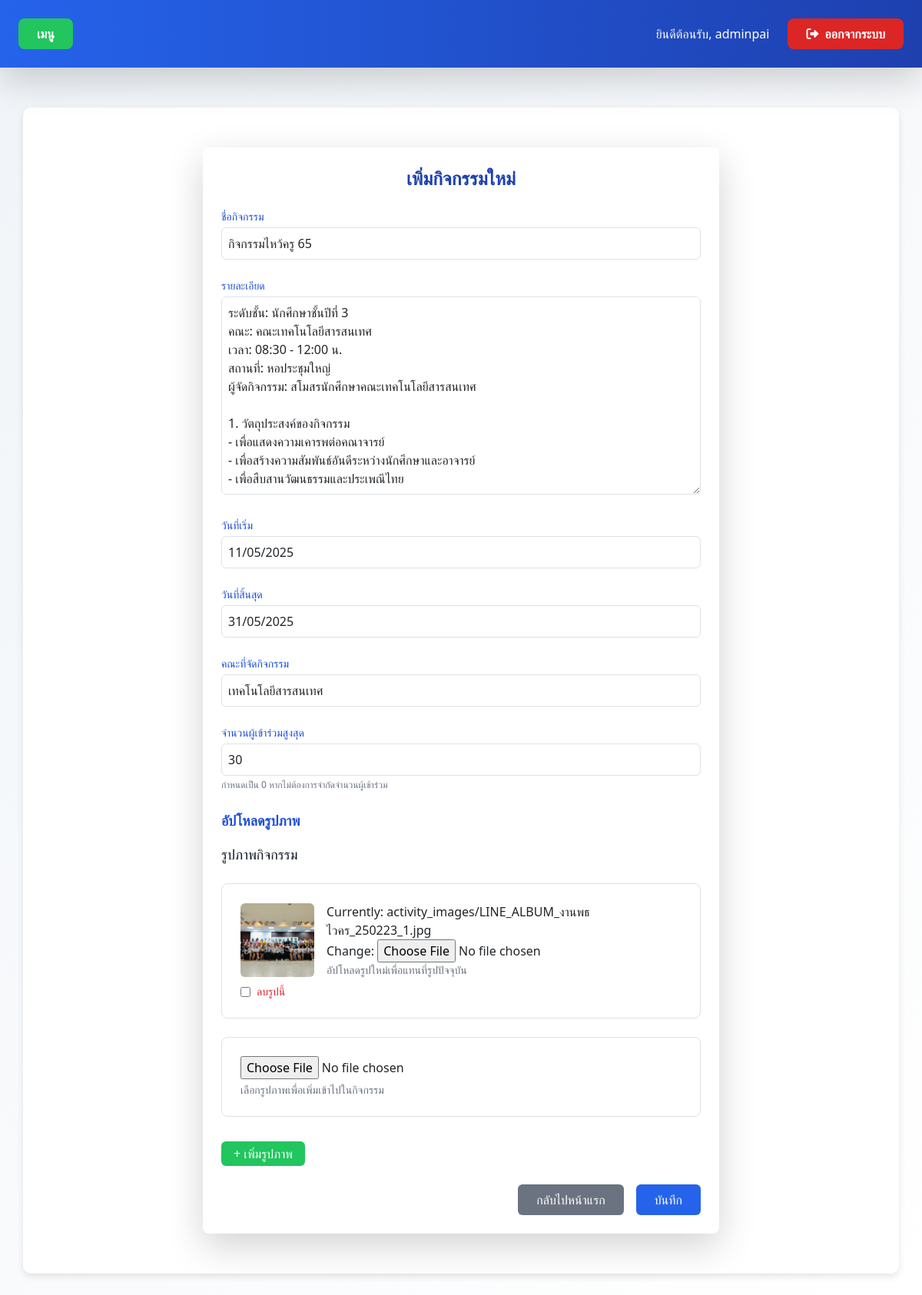
Before: /activity/9/edit/ (signed in) with the older database file.
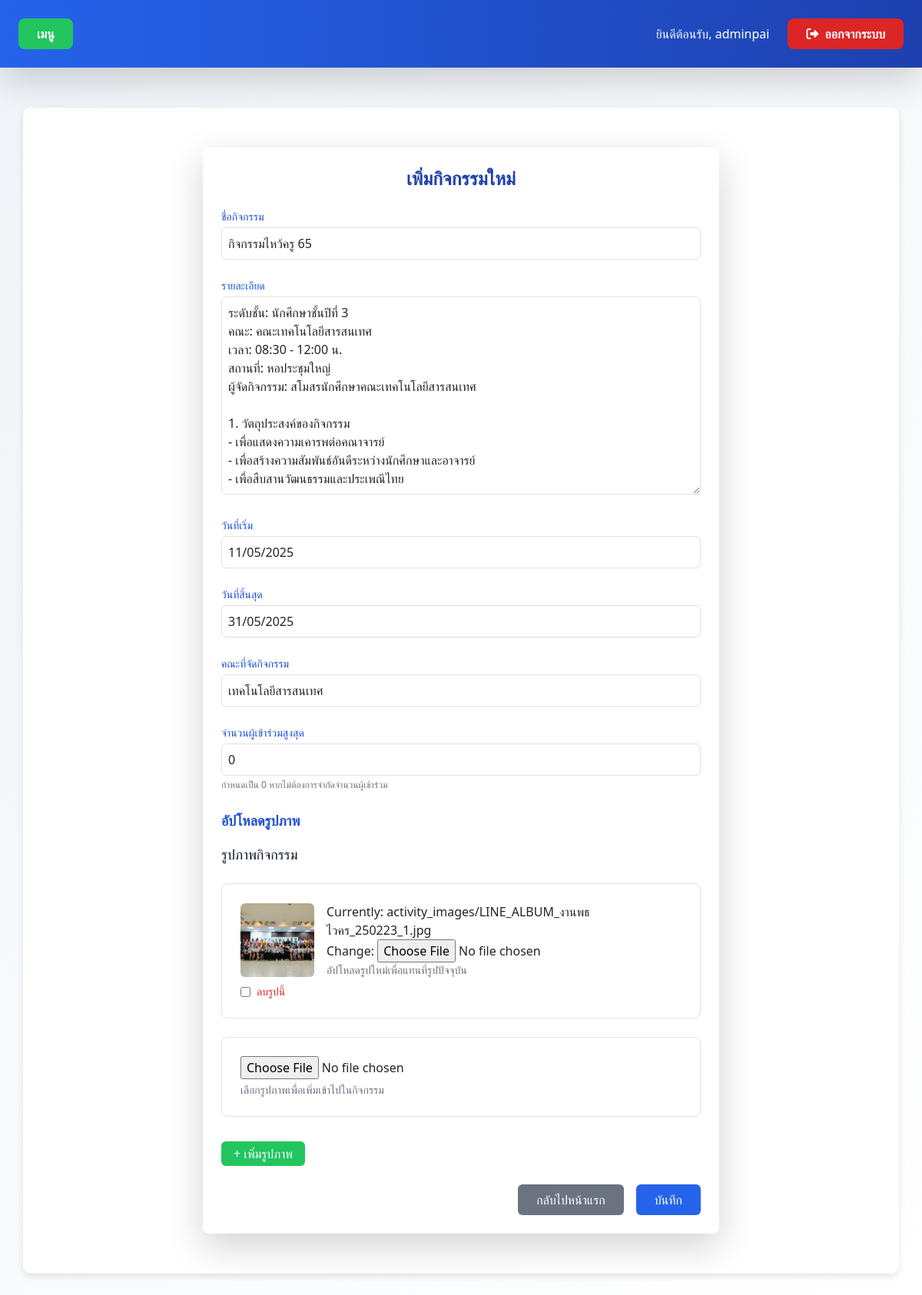
After: the same page with the newer database file.
### myapp/models.py (models this page shows, shortened)
class Activity(models.Model):
    name = models.CharField(
        max_length=255,
        verbose_name='ชื่อกิจกรรม'
    )
    description = models.TextField(
        verbose_name='รายละเอียดกิจกรรม'
    )
    start_date = models.DateField(
        verbose_name='วันที่เริ่มจัดกิจกรรม',
        default=datetime.date.today
    )
    end_date = models.DateField(
        verbose_name='วันที่สิ้นสุดกิจกรรม',
        null=True,  # ยอมให้เป็น NULL
        blank=True  # สามารถทิ้งว่างได้ในฟอร์ม
    )
    created_by = models.ForeignKey(
        CustomUser,
        on_delete=models.CASCADE,
        verbose_name='ผู้สร้างกิจกรรม'
    )
    FACULTY_CHOICES = [
        ('all', 'ทุกคนเข้าร่วมได้'),
        ('CS', 'วิทยาการคอมพิวเตอร์'),
        ('CCS', 'วิทยาศาสตร์เครื่องสำอาง'),
        ('OHS', 'อาชีวอนามัยและความปลอดภัย'),
        ('EHS', 'อนามัยสิ่งแวดล้อมและสาธารณภัย'),
        ('MS', 'วิทยาศาสตร์การแพทย์'),
        ('GS', 'วิทยาศาสตร์ทั่วไป'),
        ('IT', 'เทคโนโลยีสารสนเทศ'),
        ('BIB', 'อุตสาหกรรมชีวภาพเพื่อธุรกิจ'),
        ('CYB', 'ความมั่นคงปลอดภัยไซเบอร์'),
    ]
    faculty = models.CharField(
        max_length=10,
        choices=FACULTY_CHOICES,
        default='all',
        verbose_name='คณะที่จัดกิจกรรม'
    )
    max_participants = models.IntegerField(
        default=0,  # เปลี่ยนจาก 30 เป็น 0 ซึ่งหมายถึงไม่จำกัด
        verbose_name='จำนวนผู้เข้าร่วมสูงสุด',
        help_text='กำหนดเป็น 0 หากไม่ต้องการจำกัดจำนวนผู้เข้าร่วม'
    )
    class Meta:
        verbose_name = 'กิจกรรม'
        verbose_name_plural = 'กิจกรรมทั้งหมด'

### myapp/views.py (the view)
# urls.py: path('activity/<int:activity_id>/edit/', views.edit_activity, name='edit_activity'),  # เพิ่มเส้นทางนี้สำหรับแก้ไขกิจกรรม
@login_required
@user_passes_test(is_admin)
def edit_activity(request, activity_id):
    activity = get_object_or_404(Activity, id=activity_id)
    ImageFormSet = inlineformset_factory(
        Activity,
        ActivityImage,
        fields=('image',),
        extra=1,
        can_delete=True
    )
    if request.method == 'POST':
        activity_form = ActivityForm(request.POST, instance=activity)
        formset = ImageFormSet(request.POST, request.FILES, instance=activity)
        if activity_form.is_valid() and formset.is_valid():
            activity = activity_form.save()
            formset.save()
            messages.success(request, 'แก้ไขกิจกรรมเรียบร้อยแล้ว')
            return redirect('activity_info', activity_id=activity.id)
        else:
            print("ฟอร์มไม่ถูกต้อง:", activity_form.errors, formset.errors)
    else:
        activity_form = ActivityForm(instance=activity)
        formset = ImageFormSet(instance=activity)
    context = {
        'activity_form': activity_form,
        'formset': formset,
        'activity': activity,
        'is_edit': True
    }
    return render(request, 'add_activity.html', context)

### myapp/forms.py
class ActivityForm(forms.ModelForm):
    class Meta:
        model = Activity
        fields = ['name', 'description', 'start_date', 'end_date', 'faculty', 'max_participants']
        widgets = {
            'start_date': AdminDateWidget(),
            'end_date': AdminDateWidget(),
            'faculty': forms.Select(attrs={'class': 'form-control'}),
            'max_participants': forms.NumberInput(attrs={'class': 'form-control', 'min': '0', 'placeholder': 'กำหนด 0 หากไม่จำกัดจำนวน'}),
        }
        labels = {
            'name': 'ชื่อกิจกรรม',
            'description': 'รายละเอียด',
            'start_date': 'วันที่เริ่ม',
            'end_date': 'วันที่สิ้นสุด',
            'faculty': 'คณะที่จัดกิจกรรม',
            'max_participants': 'จำนวนผู้เข้าร่วมสูงสุด',
        }
    def __init__(self, *args, **kwargs):
        super().__init__(*args, **kwargs)
        if self.instance.pk:
            self.fields['description'].required = False

### myapp/views.py (called while the page is built)
def is_admin(user):
    return user.is_superuser or user.is_staff

### templates/add_activity.html (shortened to what this page needs)
{% extends "base.html" %}
{% load static %}
{% load widget_tweaks %}
{% block content %}
<div class="bg-white p-6 rounded-lg shadow-lg w-full max-w-2xl mx-auto my-8">
    <h1 class="text-2xl font-bold text-blue-800 mb-6 text-center">เพิ่มกิจกรรมใหม่</h1>
    <form method="post" enctype="multipart/form-data" class="space-y-6">
        <div class="space-y-4">
            {% for field in activity_form %}
                <div class="mb-4">
                    <label for="{{ field.id_for_label }}" class="block text-sm font-medium text-blue-700 mb-1">{{ field.label }}</label>
                    <div>
                        {{ field|add_class:"w-full p-2 border border-blue-300 rounded-md focus:ring-blue-500 focus:border-blue-500" }}
                        {% if field.help_text %}
                            <p class="text-gray-500 text-xs mt-1">{{ field.help_text }}</p>
                        {% endif %}
                    </div>
                </div>
            {% endfor %}
        </div>
        <div class="space-y-4" id="image-upload-section">
            <h2 class="text-lg font-semibold text-blue-700">อัปโหลดรูปภาพ</h2>
            <h3 class="text-lg font-medium text-gray-900 mb-4">รูปภาพกิจกรรม</h3>
            {% for form in formset.forms %}
                <div class="mb-4 p-4 border rounded-lg">
                    {% if form.instance.pk %}
                        <div class="flex items-center mb-2">
                            <img src="{{ form.instance.image.url }}" class="w-24 h-24 object-cover rounded" alt="Activity Image">
                            <div class="ml-4 flex-grow">
                                {{ form.image }}
                                <p class="text-sm text-gray-500">อัปโหลดรูปใหม่เพื่อแทนที่รูปปัจจุบัน</p>
                            </div>
                        </div>
                        <div class="flex items-center">
                            {{ form.DELETE }}
                            <label for="{{ form.DELETE.id_for_label }}" class="ml-2 text-sm text-red-600">
                                ลบรูปนี้
                            </label>
                        </div>
                    {% else %}
                        <div>
                            {{ form.image }}
                            <p class="text-sm text-gray-500 mt-1">เลือกรูปภาพเพื่อเพิ่มเข้าไปในกิจกรรม</p>
                        </div>
                    {% endif %}
                </div>
            {% endfor %}
            <button type="button" id="add-more-images" class="mt-2 px-3 py-1 bg-green-500 text-white rounded hover:bg-green-600">
                + เพิ่มรูปภาพ
            </button>
        </div>
        <div class="flex justify-end space-x-4 mt-6">
            <a href="{% url 'home' %}" class="px-4 py-2 bg-gray-500 text-white rounded-md hover:bg-gray-600 transition">กลับไปหน้าแรก</a>
            <button type="submit" class="px-4 py-2 bg-blue-600 text-white rounded-md hover:bg-blue-700 transition">บันทึก</button>
        </div>
    </form>
</div>
{% endblock %}

Changed rows visible on the page:
changed Activity "กิจกรรมไหว้ครู 65": max_participants "30" → "0"
